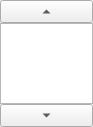
<?xml version="1.0" encoding="UTF-8"?>
<ui version="4.0">
 <class>Minimap</class>
 <widget class="QWidget" name="Minimap">
  <property name="geometry">
   <rect>
    <x>0</x>
    <y>0</y>
    <width>93</width>
    <height>127</height>
   </rect>
  </property>
  <property name="locale">
   <locale language="English" country="UnitedStates"/>
  </property>
  <layout class="QVBoxLayout" name="verticalLayout">
   <property name="spacing">
    <number>0</number>
   </property>
   <property name="leftMargin">
    <number>0</number>
   </property>
   <property name="topMargin">
    <number>0</number>
   </property>
   <property name="rightMargin">
    <number>0</number>
   </property>
   <property name="bottomMargin">
    <number>0</number>
   </property>
   <item>
    <widget class="QToolButton" name="upButton">
     <property name="sizePolicy">
      <sizepolicy hsizetype="Minimum" vsizetype="Fixed">
       <horstretch>0</horstretch>
       <verstretch>0</verstretch>
      </sizepolicy>
     </property>
     <property name="text">
      <string>...</string>
     </property>
     <property name="arrowType">
      <enum>Qt::UpArrow</enum>
     </property>
    </widget>
   </item>
   <item>
    <widget class="QGraphicsView" name="graphicsView"/>
   </item>
   <item>
    <widget class="QToolButton" name="downButton">
     <property name="sizePolicy">
      <sizepolicy hsizetype="Minimum" vsizetype="Fixed">
       <horstretch>0</horstretch>
       <verstretch>0</verstretch>
      </sizepolicy>
     </property>
     <property name="text">
      <string>...</string>
     </property>
     <property name="arrowType">
      <enum>Qt::DownArrow</enum>
     </property>
    </widget>
   </item>
  </layout>
 </widget>
 <resources/>
 <connections/>
</ui>
